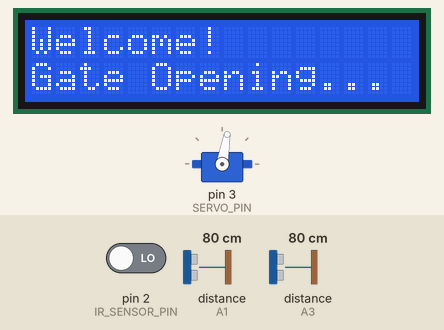
Simulated run of this sketch. Board: Arduino Uno, built with avr-gcc and run on an emulated ATmega328P. On the bench: servo, 16×2 character LCD. Wiring (inferred from the names in the program): 2 × ultrasonic range finder: trigger A0, echo A1 / trigger A2, echo A3. The inputs (shaded band) are chosen by the test bench; at power-on: distance to the obstacle (sensors on A1, A3) 80 cm, pin 2 (IR_SENSOR_PIN) LOW. The echo pulse lasts 58.3 µs per cm; what the sketch prints to the serial monitor is not drawn.

Above: at 3.2 s.
3.3 s: distance to the obstacle (sensor on A1) set to 10 cm
6.6 s: distance to the obstacle (sensor on A1) set to 7 cm
At 7.0 s:
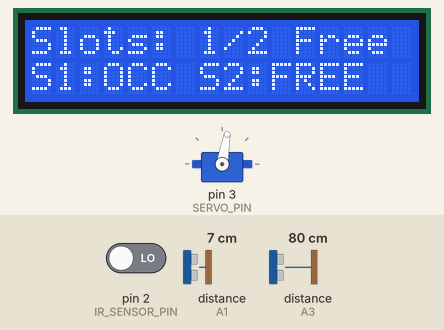
8.2 s: distance to the obstacle (sensor on A3) set to 10 cm
9.7 s: distance to the obstacle (sensor on A3) set to 7 cm
At 10.6 s:
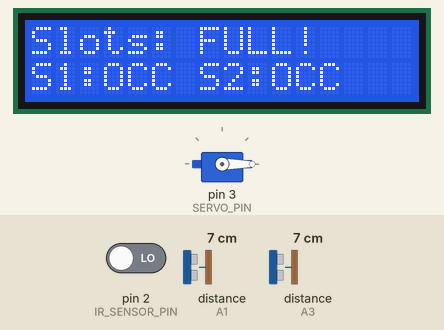
11.3 s: distance to the obstacle (sensor on A3) set to 9 cm
At 12.9 s:
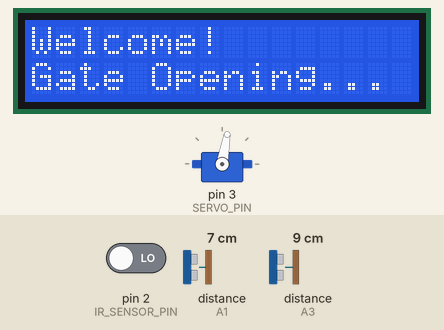
13.4 s: pin 2 (IR_SENSOR_PIN) driven HIGH
At 16.1 s:
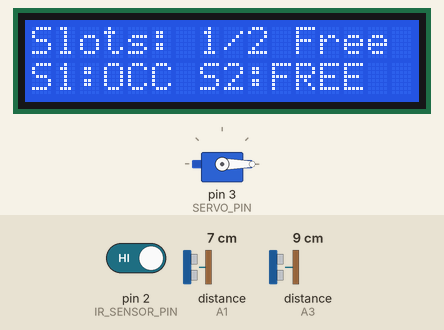
Timing chart, 0 to 17.6 s (numbered marks = the images above; inputs shaded):
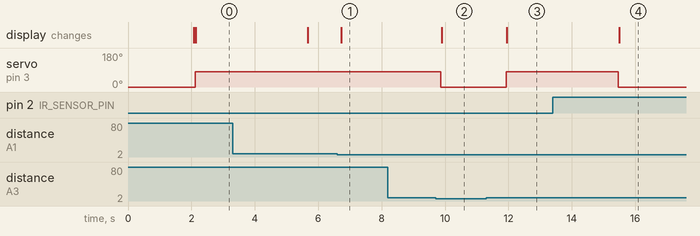

Measured:
- the behaviour switches between 9 and 8 cm on distance to the obstacle (sensor on A1) (found by bisection; images 0 and 1)
- the behaviour switches between 9 and 8 cm on distance to the obstacle (sensor on A3) (found by bisection; images 1 and 2)
- after the input at 6.6 s, the display: changes after 0.12 s (image 1)
- after the input at 8.2 s, every drawn part: stays the same
- after the input at 9.7 s, servo on pin 3 (SERVO_PIN): 80° → 0° after 0.17 s; the display: changes after 0.19 s (image 2)
- after the input at 11.3 s, servo on pin 3 (SERVO_PIN): 0° → 80° after 0.62 s; the display: changes after 0.64 s (image 3)
- after the input at 13.4 s, servo on pin 3 (SERVO_PIN): 80° → 0° after 2.1 s

The sketch:

IOT_SLD.ino
```cpp
#include <LiquidCrystal.h>
#include <Servo.h>
#include <SoftwareSerial.h>

SoftwareSerial btSerial(5, 4);

#define IR_SENSOR_PIN  2
#define SERVO_PIN      3
#define TRIG1          A0
#define ECHO1          A1
#define TRIG2          A2
#define ECHO2          A3

LiquidCrystal lcd(8, 9, 10, 11, 12, 13);
Servo barricade;

bool slot1Occupied = false;
bool slot2Occupied = false;
bool barrierOpen   = false;

// ── Track last state to avoid unnecessary LCD updates ──
int lastFreeSlots    = -1;
bool lastBarrierOpen = false;

long getDistance(int trigPin, int echoPin) {
  digitalWrite(trigPin, LOW);
  delayMicroseconds(2);
  digitalWrite(trigPin, HIGH);
  delayMicroseconds(10);
  digitalWrite(trigPin, LOW);
  long duration = pulseIn(echoPin, HIGH, 30000);
  return duration * 0.034 / 2;
}

void updateLCD(int freeSlots) {
  lcd.clear();
  lcd.setCursor(0, 0);
  if (freeSlots == 2) {
    lcd.print("Slots: 2/2 Free ");
  } else if (freeSlots == 1) {
    lcd.print("Slots: 1/2 Free ");
  } else {
    lcd.print("Slots: FULL!    ");
  }
  lcd.setCursor(0, 1);
  lcd.print("S1:");
  lcd.print(slot1Occupied ? "OCC" : "FREE");
  lcd.print(" S2:");
  lcd.print(slot2Occupied ? "OCC" : "FREE");
}

void setup() {
  Serial.begin(9600);
  btSerial.begin(9600);

  pinMode(IR_SENSOR_PIN, INPUT);
  pinMode(TRIG1, OUTPUT); pinMode(ECHO1, INPUT);
  pinMode(TRIG2, OUTPUT); pinMode(ECHO2, INPUT);

  barricade.attach(SERVO_PIN);
  barricade.write(0);

  lcd.begin(16, 2);
  lcd.clear();
  lcd.setCursor(0, 0);
  lcd.print("Smart Parking");
  lcd.setCursor(0, 1);
  lcd.print("Initializing...");
  delay(2000);
  lcd.clear();
}

void loop() {

  // ── STEP 1: Read ultrasonic sensors ──
  long dist1 = getDistance(TRIG1, ECHO1);
  long dist2 = getDistance(TRIG2, ECHO2);

  slot1Occupied = (dist1 > 0 && dist1 < 8);
  slot2Occupied = (dist2 > 0 && dist2 < 8);

  int freeSlots = (!slot1Occupied ? 1 : 0) + (!slot2Occupied ? 1 : 0);

  // ── STEP 2: Update LCD only when state changes ──
  if (freeSlots != lastFreeSlots) {
    updateLCD(freeSlots);
    lastFreeSlots = freeSlots;
  }

  // ── STEP 3: Bluetooth status ──
  btSerial.print("FREE:");
  btSerial.print(freeSlots);
  btSerial.print(",S1:");
  btSerial.print(slot1Occupied ? 1 : 0);
  btSerial.print(",S2:");
  btSerial.println(slot2Occupied ? 1 : 0);

  Serial.print("FREE:");
  Serial.print(freeSlots);
  Serial.print(",S1:");
  Serial.print(slot1Occupied ? 1 : 0);
  Serial.print(",S2:");
  Serial.println(slot2Occupied ? 1 : 0);

  // ── STEP 4: IR Sensor + Servo Logic ──
  bool carAtEntry = (digitalRead(IR_SENSOR_PIN) == LOW);

  if (carAtEntry) {
    if (freeSlots > 0) {
      if (!barrierOpen) {
        barricade.write(80);
        barrierOpen = true;

        // Only update LCD if needed
        lcd.clear();
        lcd.setCursor(0, 0);
        lcd.print("Welcome!        ");
        lcd.setCursor(0, 1);
        lcd.print("Gate Opening... ");
        lastFreeSlots = -1; // Force LCD refresh after gate closes

        btSerial.println("STATUS:GATE_OPEN");
        Serial.println("STATUS:GATE_OPEN");

        delay(3000);
      }
    } else {
      if (barrierOpen) {
        barricade.write(0);
        barrierOpen = false;
      }
      if (lastFreeSlots != 0) {
        lcd.clear();
        lcd.setCursor(0, 0);
        lcd.print("Parking FULL!   ");
        lcd.setCursor(0, 1);
        lcd.print("No Entry!       ");
        lastFreeSlots = 0;
      }

      btSerial.println("STATUS:FULL_NO_ENTRY");
      Serial.println("STATUS:FULL_NO_ENTRY");

      delay(1500);
    }
  } else {
    if (barrierOpen) {
      barricade.write(0);
      barrierOpen = false;
      lastFreeSlots = -1; // Force LCD refresh
      btSerial.println("STATUS:GATE_CLOSED");
      Serial.println("STATUS:GATE_CLOSED");
      delay(500);
    }
  }

  delay(500);
}
```
